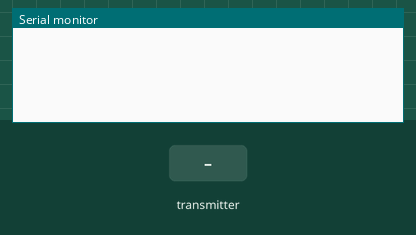
Recording of a sketch running on a simulated ESP32. Parts: the last lines printed to the serial monitor. The test bench sets the inputs (shaded band).

Above: at 1.2 s.
1.3 s: the transmitter starts sending Z = 0
At 1.66 s:
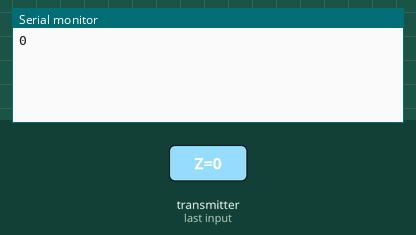
3.3 s: the transmitter starts sending joyX = 1024
At 3.66 s:
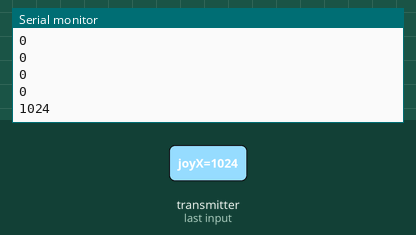
4.8 s: the transmitter starts sending joyX = 2048
At 5.16 s:
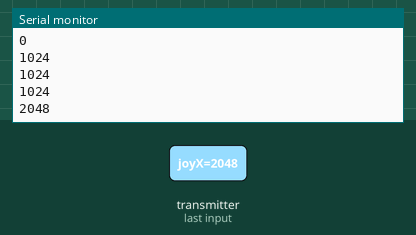
Timing chart, 0 to 7.8 s (numbered marks = the images above; inputs shaded):
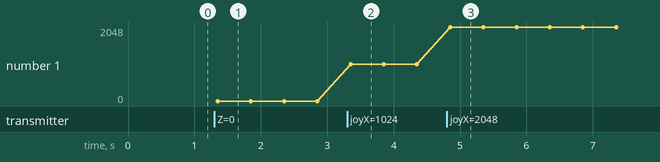

The sketch:

ESP32ReceiverTest3.ino
```cpp
//MAC address B8:D6:1A:44:3B:4C
#include "Arduino.h"
#include <esp_now.h>
#include <WiFi.h>

// Structure example to receive data
// Must match the sender structure
typedef struct struct_message {
  bool Z, c;
  int joyX, joyY;
};

// Create a struct_message called myData
struct_message myData;

// callback function that will be executed when data is received
void OnDataRecv(const uint8_t *mac, const uint8_t *incomingData, int len) {
  memcpy(&myData, incomingData, sizeof(myData));
  Serial.println(myData.joyX);
}

void setup() {
  // Initialize Serial Monitor
  Serial.begin(115200);

  // Set device as a Wi-Fi Station
  WiFi.mode(WIFI_STA);

  // Init ESP-NOW
  if (esp_now_init() != ESP_OK) {
    Serial.println("Error initializing ESP-NOW");
    return;
  }

  // Once ESPNow is successfully Init, we will register for recv CB to
  // get recv packer info
  esp_now_register_recv_cb(OnDataRecv);
}

void loop() {
}
```

Measured:
- after the input at 1.3 s, the serial monitor: prints a new line after 0.05 s (image 1)
- after the input at 3.3 s, the serial monitor: prints a new line after 0.05 s (image 2)
- after the input at 4.8 s, the serial monitor: prints a new line after 0.05 s (image 3)
- plotted number 1: 0 → 1024 after the input at 3.3 s, 1024 → 2048 after the input at 4.8 s
